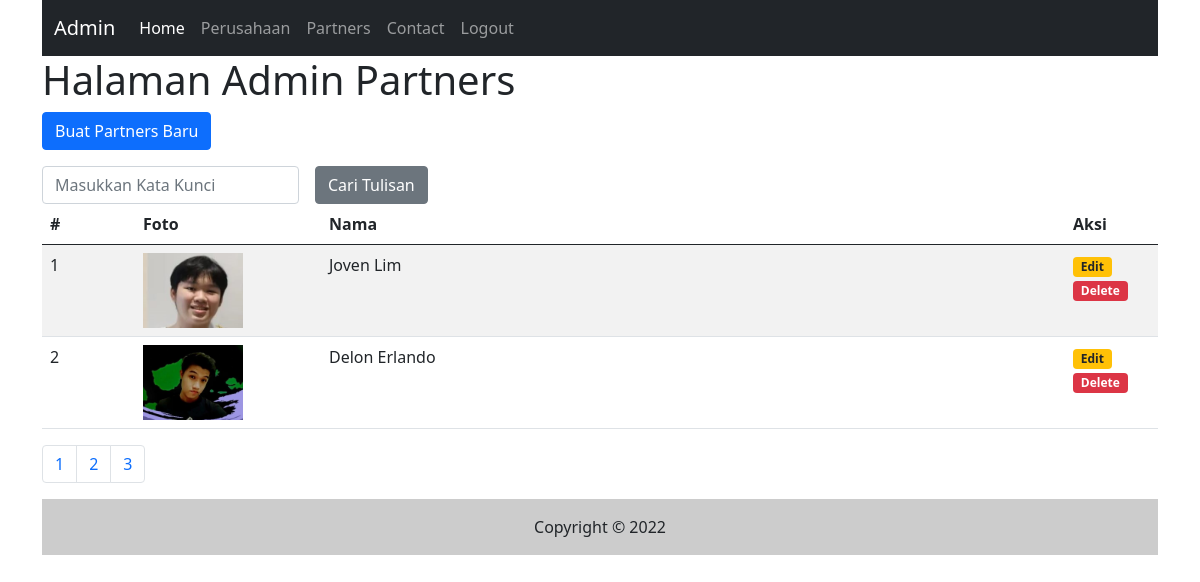
Screenshot of /admin/partners.php (signed in) with the database file from the repository.
### tables this page shows
CREATE TABLE `partners` (
  `id` int(11) NOT NULL,
  `nama` varchar(255) NOT NULL,
  `foto` varchar(255) NOT NULL,
  `isi` text NOT NULL,
  `tgl_isi` timestamp NOT NULL DEFAULT current_timestamp()
);

### inc/inc_fungsi.php (called while the page is built, shortened)
<?php
function partners_foto($id)
{
    global $koneksi;
    $sql1 = "select * from partners where id = '$id'";
    $q1 = mysqli_query($koneksi, $sql1);
    $r1 = mysqli_fetch_array($q1);
    $foto = $r1['foto'];
    if ($foto) {
        return $foto;
    } else {
        return 'orang.png';
    }
}

### admin/partners.php (the view, shortened to what this page needs)
<?php include("inc_header.php") ?>
<?php
$katakunci = (isset($_GET['katakunci'])) ? $_GET['katakunci'] : "";
?>
<h1>Halaman Admin Partners</h1>
<p>
    <a href="partners_input.php">
        <input type="button" class="btn btn-primary" value="Buat Partners Baru" />
    </a>
</p>
<form class="row g-3" method="get">
    <div class="col-auto">
        <input type="text" class="form-control" placeholder="Masukkan Kata Kunci" name="katakunci" value="<?php echo $katakunci ?>" />
    </div>
    <div class="col-auto">
        <input type="Submit" name="cari" value="Cari Tulisan" class="btn btn-secondary" />
    </div>
</form>
<table class="table table-striped">
    <thead>
        <tr>
            <th class="col-1">#</th>
            <th class="col-2">Foto</th>
            <th>Nama</th>
            <th class="col-1">Aksi</th>
        </tr>
    </thead>
    <tbody>
        <?php
        $sqltambahan = "";
        $per_halaman = 2;
        $sql1 = "select * from partners $sqltambahan";
        $page = isset($_GET['page']) ? (int)$_GET['page'] : 1;
        $mulai = ($page > 1) ? ($page * $per_halaman) - $per_halaman : 0;
        $q1 = mysqli_query($koneksi, $sql1);
        $total = mysqli_num_rows($q1);
        $pages = ceil($total / $per_halaman);
        $nomor = $mulai + 1;
        $sql1 = $sql1 . " order by id desc limit $mulai,$per_halaman ";
        $q1 = mysqli_query($koneksi, $sql1);
        while ($r1 = mysqli_fetch_array($q1)) {
        ?>
            <tr>
                <td><?php echo $nomor++ ?></td>
                <td><img src="../gambar/<?php echo partners_foto($r1['id']) ?>" style="max-height:100px;max-width:100px" /></td>
                <td><?php echo $r1['nama'] ?></td>
                <td>
                    <a href="partners_input.php?id=<?php echo $r1['id'] ?>">
                        <span class="badge bg-warning text-dark">Edit</span>
                    </a>
                    <a href="partners.php?op=delete&id=<?php echo $r1['id'] ?>" onclick="return confirm('Apakah yakin ingin menghapus data ?')">
                        <span class="badge bg-danger">Delete</span>
                    </a>
                </td>
            </tr>
        <?php
        }
        ?>
    </tbody>
</table>
<nav aria-label="Page Navigation Example">
    <ul class="pagination">
        <?php
        $cari = isset($_GET['cari']) ? $_GET['cari'] : "";
        for ($i = 1; $i <= $pages; $i++) {
        ?>
            <li class="page-item">
                <a class="page-link" href="partners.php?katakunci=<?php echo $katakunci ?>&cari=<?php echo $cari ?>&page=<?php echo $i ?>"><?php echo $i ?></a>
            </li>
        <?php
        }
        ?>
    </ul>
</nav>
<?php include("inc_footer.php") ?>

### rows the page displays
partners: id+foto (picture), nama "Joven Lim"
partners: id+foto (picture), nama "Delon Erlando"
